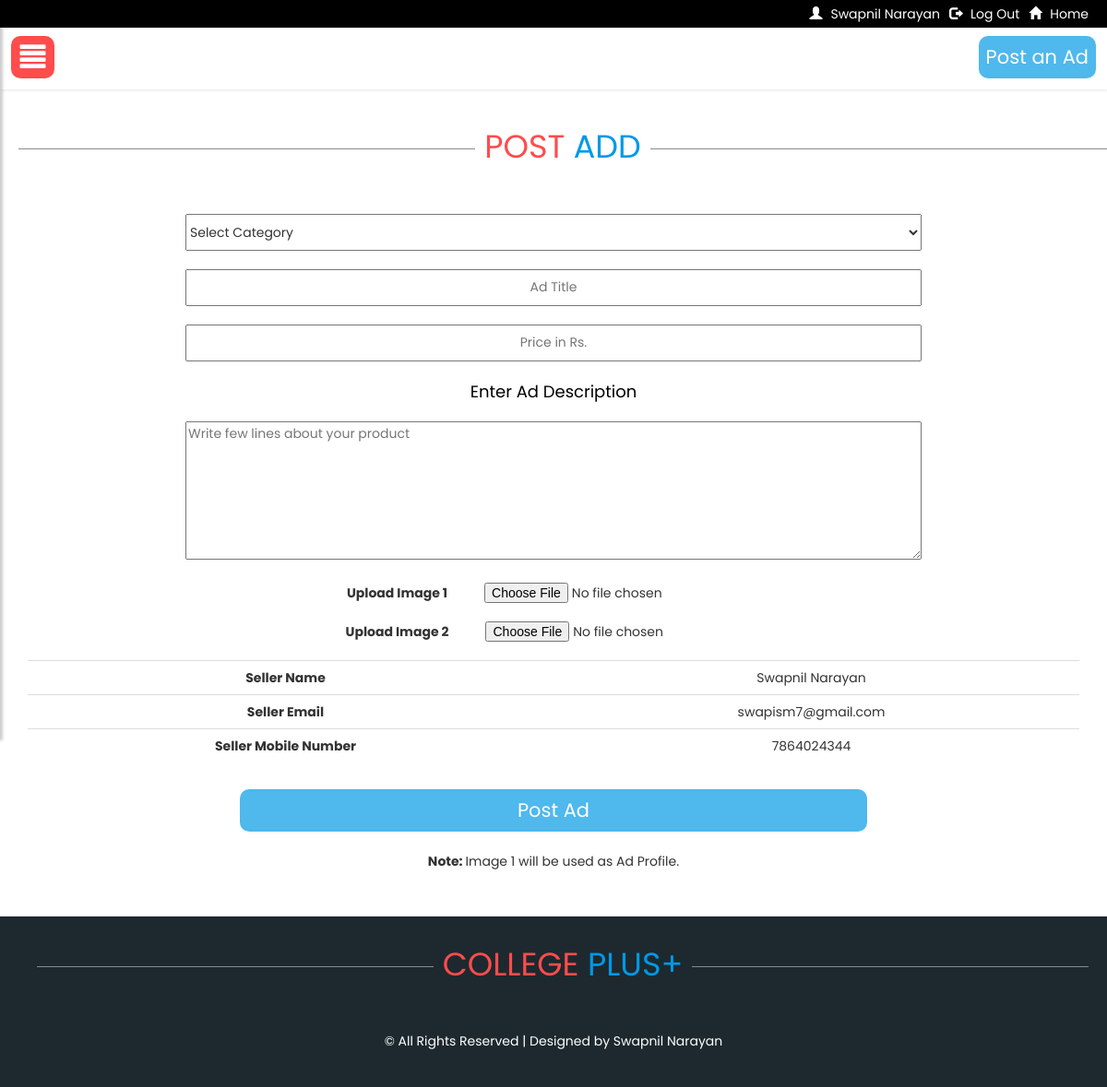
/addadd.php (signed in), run on the app's committed database.
### tables this page shows
CREATE TABLE `users` (
  `id` int(11) NOT NULL,
  `name` varchar(255) NOT NULL,
  `email` varchar(255) NOT NULL,
  `phno` varchar(255) NOT NULL,
  `password` varchar(255) NOT NULL
);

### addadd.php (the view, shortened to what this page needs)
<?php
include('header.php');
$sql="SELECT * FROM users WHERE email='".$_SESSION['em']."'";
$res=mysqli_query($conn,$sql);
$row1=mysqli_fetch_assoc($res);
$price='';
$title='';
$des='';
?>
<div class="container-fluid text-center" style="padding: 10px;padding-top: 50px;padding-bottom: 50px;background-color: white">
  <div class="heading" style="margin-bottom: 30px;"><span class="bg-grey" style="background-color: white; color: #ff4c4c;padding-left: 10px">POST </span><span class="bg-grey" style="background-color: white; color: #0099e5;padding-right: 10px">ADD</span></div>
  <div class="container text-center">
    <br>
    <br>
    <form  action="<?php echo htmlspecialchars($_SERVER["PHP_SELF"]);?>" method="POST" enctype="multipart/form-data">
                        <select name="cat" class="addf">
                            <option value="">Select Category</option>
                        </select>
          <br>
          <br>
          <input class="addf" type="text" name="title" style="text-align: center;" placeholder="Ad Title" value="<?php echo htmlspecialchars($title);?>">
          <br>
          <br>
          <input class="addf" type="text" name="price" style="text-align: center;" placeholder="Price in Rs." value="<?php echo htmlspecialchars($price);?>">
          <br>
          <br>
          <span style="font-size: 18px;color: black;">Enter Ad Description</span>
          <br>
          <br>
          <textarea class="addf" name="des" style=" height:150px;" placeholder="Write few lines about your product" value="<?php echo htmlspecialchars($des);?>"></textarea>
          <br>
          <br>
          <span><b>Upload Image 1</b></span><input  type="file" name="im1" style="display: inline-block; margin-left: 40px;">
          <br>
          <br>
          <span><b>Upload Image 2</b></span><input type="file"  name="im2" style="display: inline-block; margin-left: 40px;">
          <br>
          <br>
          <table class="table">
          <tr>
          <td><b>Seller Name</b></td><td><?php echo $row1['name'];  ?></td>
          </tr>
          <tr>
          <td><b>Seller Email</b></td><td><?php echo $row1['email'];  ?></td>
          </tr>
          <tr>
          <td><b>Seller Mobile Number</b></td><td><?php echo $row1['phno'];  ?></td>
          </tr>
          </table>
          <div class="text-center fadein">
          <input type="submit" name="submit" value="Post Ad" class="sear3" style="width: 60%">
          <br>
          <br>
          <div>
            <b>Note: </b>Image 1 will be used as Ad Profile.
          </div>
          </div>
    </form>
  </div>
</div>
<?php
include('footer.php');
?>

### header.php (style rules this page uses)
body { font-family: 'Poppins', sans-serif; background: white; }
.sear3 { color: white; background-color: rgb(79, 184, 237); padding: 8px; transition: 0.5s; border-radius: 12px; border: 2px solid white; margin-top: 7px; font-size: 1.5em; }
.heading { width: 100%; text-align: center; border-bottom: 0.5px solid #8c8989; line-height: 0.1em; margin: 10px; font-size: 2.5em; }
.fadein { animation-name: fadein; -webkit-animation-name: fadein; animation-duration: 1s; -webkit-animation-duration: 1s; visibility: visible; }
.addf { width: 70%; min-width: 250px; height: 40px; transition: 0.5s; }

### data on the page
users: name "Swapnil Narayan", email "swapism7@gmail.com", phno "7864024344"

### other printed values
$_SESSION['user'] "Swapnil Narayan"
